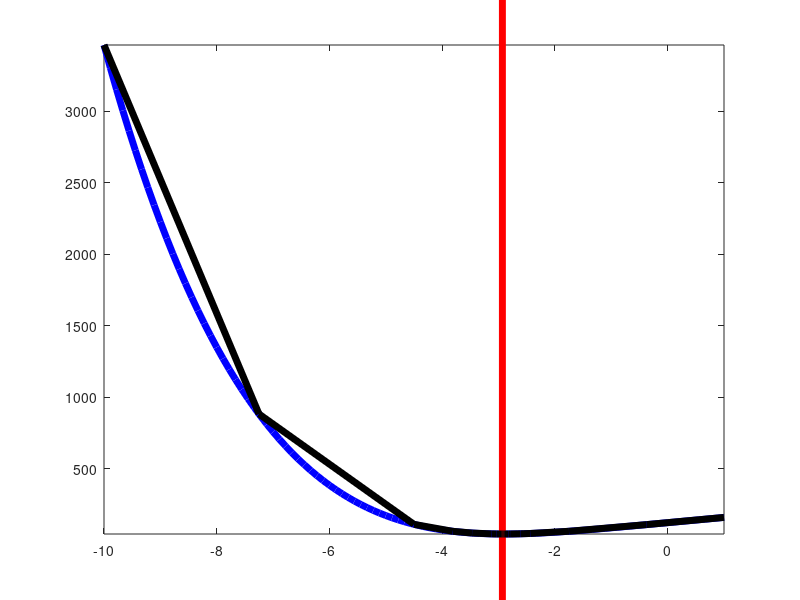

The MATLAB source for this figure:

a = rand(1);
b = 100*(randn(1)-0.5);
c = 100*(randn(1)-0.5);
f = @(x) a*x.^4 - b*x + c;



x0 = 0;
xp = 1;
fx0 = f(x0);
fxp = f(xp);

ca_monte = false;
while ~ca_monte
    if (fxp > fx0)
        ca_monte = true;
    else
        fx0 = fxp;
        xp = 10*xp;
        fxp = f(xp);
    end
end


x0 = 0;
xn = -1;
fx0 = f(x0);
fxn = f(xn);

ca_monte = false;
while ~ca_monte
    if (fxn > fx0)
        ca_monte = true;
    else
        fx0 = fxn;
        xn = 10*xn;
        fxn = f(xn);
    end
end

closest = [1, 2, 3;
    1, 2, 3;
    2, 3, 4; 
    3, 4, 5;
    3, 4, 5];

grid = linspace(xn, xp, 5);
funct = [fxn, 0, 0, 0, fxp];
funct(2) = f(grid(2));
funct(3) = f(grid(3));
funct(4) = f(grid(4));

compx = grid;
compf = funct;

k = 1;

while grid(5) - grid(1) > 1e-1
    [m, idx] = min(funct);
    grid = linspace(grid(closest(idx, 1)), grid(closest(idx, 3)), 5);
    temp = funct(closest(idx, :));
    funct(1) = temp(1);
    funct(3) = temp(2);
    funct(5) = temp(3);
    funct(2) = f(grid(2));
    funct(4) = f(grid(4));
    fprintf('iter=%07d x=%15.13e f=%15.13e\n', k, grid(idx), m);
    k = k+1;
    
    
    
    compx = cat(2, compx, grid(2), grid(4));
    compf = cat(2, compf, funct(2), funct(4));
    
end

xx = linspace(xn, xp, 100);
figure(1), clf;
plot(xx, f(xx), 'Color', 'blue', 'LineWidth', 5);
hold on;
plot([grid(idx),grid(idx)], [-1e10, 1e10], 'Color', 'red', 'LineWidth', 5);
axis([xn, xp, min(m, min(f(xn), f(xp))), max(f(xn), f(xp))]);


[~, idx] = sort(compx);
plot(compx(idx), compf(idx), 'Color', 'black', 'LineWidth', 5);